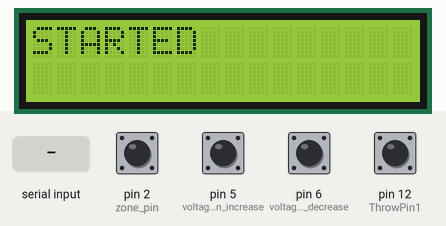
Recording of a sketch running on a simulated Arduino Uno, built with avr-gcc and run on an emulated ATmega328P. On the bench: 16×2 character LCD. Inputs (shaded band) come from the test bench; at power-on: pin 2 (zone_pin), pin 5 (voltagepin_increase), pin 6 (voltagepin_decrease), pin 12 (ThrowPin1) HIGH. EEPROM starts erased.

Above: at 1.2 s.
1.3 s: pin 2 (zone_pin) pulled LOW for 0.15 s
At 2.2 s:
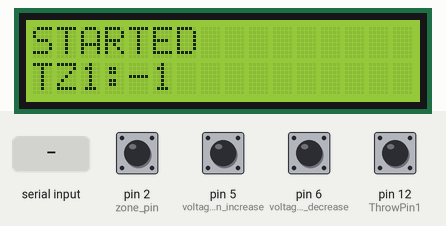
2.9 s: pin 12 (ThrowPin1) pulled LOW for 0.15 s
At 4.4 s:
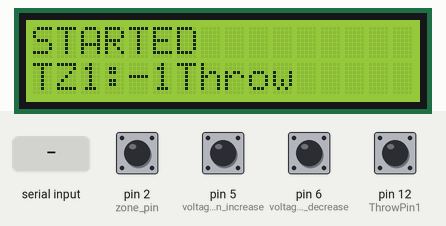
6.0 s: pin 5 (voltagepin_increase) pulled LOW for 1 s
At 7.5 s:
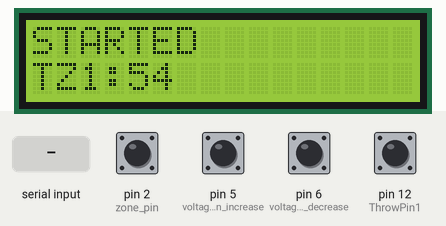
8.5 s: "t" received over Serial
At 10.5 s:
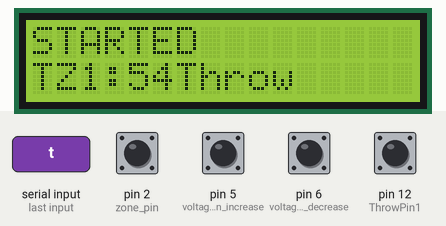
11.5 s: pin 2 (zone_pin) pulled LOW for 1 s
At 12.1 s:
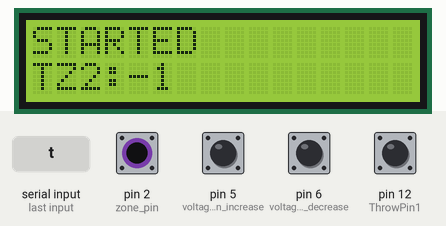
14.0 s: pin 6 (voltagepin_decrease) pulled LOW for 0.15 s
At 14.6 s:
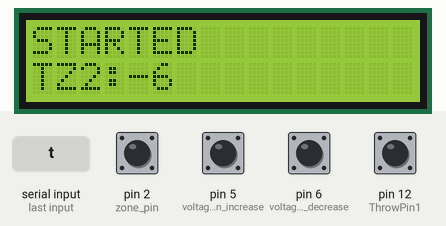
Timing chart, 0 to 16.6 s (numbered marks = the images above; inputs shaded):
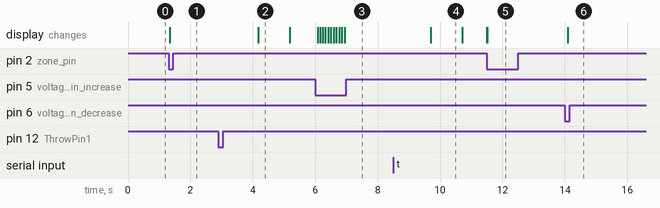

Measured:
- after the input at 1.3 s, the display: changes after 0.05 s (image 1)
- after the input at 2.9 s, the display: changes after 1.3 s (image 2)
- after the input at 6.0 s, the display: first changes after 0.09 s (image 3 shows a later state)
- after the input at 8.5 s, the display: changes after 1.2 s (image 4)
- after the input at 11.5 s, the display: first changes at once (image 5 shows a later state)
- after the input at 14.0 s, the display: changes after 0.09 s (image 6)
- what the display in image 2 shows lasts 1.0 s, from 4.2 s to 5.2 s

The sketch:

debounced_optimized.ino
```cpp
#include <Adafruit_MCP4725.h>

  #include <EEPROM.h>
  //#include <Wire.h>
  //#include <Adafruit_MCP4725.h>
  #include <LiquidCrystal.h>
  Adafruit_MCP4725 dac;
  const int rs = 3, en = 4, d4 =8 , d5 =9 , d6 =10, d7 = 11;
  LiquidCrystal lcd(rs, en, d4, d5, d6, d7);
  int released_zone=0;
  int pressedvoltage_increase=0;
  int releasedvoltage_increase=0;
  int pressedvoltage_decrease=0;
  int releasedvoltage_decrease=0;
  int pressed_zone=0;
  int pressed=0;
  int zone_pin=2;
  int voltagepin_increase=5;
  int voltagepin_decrease=6;
  int ThrowPin = 7;
  int ThrowPin1 = 12;
  int ZoneSelect=-1;
  float VZ1=0,VZ2=0,VZ3=0;
  int BZ1=680,BZ2=850,BZ3=1100;
  int address = 0;
  byte value;
  int prev=0;
 // int address=0;
  void setup() {
    Serial.begin(9600);
    dac.begin(0x60);
    lcd.begin(16, 2);
    //EEPROM.put(address,BZ1);
    //EEPROM.put(address+2*sizeof(int),BZ3);
    //EEPROM.put(address+sizeof(int),BZ2);
    pinMode(zone_pin,INPUT_PULLUP);
    pinMode(voltagepin_increase,INPUT_PULLUP);// put your setup code here, to run once:
    pinMode(voltagepin_decrease,INPUT_PULLUP);
    pinMode(ThrowPin1,INPUT_PULLUP);
    pinMode(ThrowPin,OUTPUT);
    EEPROM.get(address,BZ1);
    EEPROM.get(address+sizeof(int),BZ2);
    EEPROM.get(address+2*sizeof(int),BZ3);
    lcd.print("STARTED");
    //Serial.println('a');
  }
  void loop() {
    //Serial.println('a');
    //value = EEPROM.read(address);
    //Serial.print(address);
    //Serial.println('a');
    //Serial.print(value, DEC);
    if(Serial.available()>0)
     {
      if(Serial.read()=='t'){
      digitalWrite(ThrowPin,HIGH);
      delay(1200);
      digitalWrite (ThrowPin,LOW);
      lcd.print("Throw");
      delay(1000);
      lcd.setCursor(0,1);
      lcd.print("                      ");
   }
     else
      digitalWrite(ThrowPin,LOW);
     }


    if(digitalRead(zone_pin)==0)
    {
      pressed_zone++;
      if(pressed_zone>65)
      {
        if(pressed==0)
        {
        pressed_zone=0;
        ZoneSelect=(ZoneSelect+1)%3;
//          if(ZoneSelect<3)
//            ZoneSelect++;
//            else
//            ZoneSelect=1;
//          //else
            //ZoneSelect++;
         }
      pressed=1;
      }
    }

    if(digitalRead(zone_pin)==1)
    {

      released_zone++;
      if(released_zone>65)
      {
        released_zone=0;
        pressed=0;   // button got released
      }
    }
    if(digitalRead(ThrowPin1)==0)
    {
      pressedvoltage_increase++;

      if(pressedvoltage_increase>65)
      {
        pressedvoltage_increase=0;
        digitalWrite(ThrowPin,HIGH);
        delay(1200);
        digitalWrite (ThrowPin,LOW);
        lcd.print("Throw");
        delay(1000);
        lcd.setCursor(0,1);
        lcd.print("                      ");

      }
    }
    if(digitalRead(ThrowPin1)==1)
    {

      releasedvoltage_increase++;
      if(releasedvoltage_increase>65)
      {
        releasedvoltage_increase=0;
        // button got released
      }
    }


    if(digitalRead(voltagepin_increase)==0)
    {
      pressedvoltage_increase++;

      if(pressedvoltage_increase>65)
      {
        pressedvoltage_increase=0;
          lcd.setCursor(0,1);
          lcd.print("                 ");

          if(ZoneSelect==0)
          {
            BZ1=BZ1+5;
            EEPROM.put(address,BZ1);

            //BZ1 = (VZ1*4095)/5;
          }
          if(ZoneSelect==1)
          {
            BZ2=BZ2+5;
            EEPROM.put(address+sizeof(int),BZ2);

            //966
            //BZ2 = (VZ2*4095)/5;
          }

          if(ZoneSelect==2)
          {
            BZ3=BZ3+5;
            EEPROM.put(address+2*sizeof(int),BZ3);

            //1380
            //BZ3 = (VZ3*4095)/5;
          }

      }
    }


    if(digitalRead(voltagepin_increase)==1)
    {

      releasedvoltage_increase++;
      if(releasedvoltage_increase>65)
      {
        releasedvoltage_increase=0;
          // button got released
      }
    }


    if(digitalRead(voltagepin_decrease)==0)
    {
      pressedvoltage_decrease++;

      if(pressedvoltage_decrease>65)
      {
        pressedvoltage_decrease=0;
          lcd.setCursor(0,1);
          lcd.print("                 ");

          if(ZoneSelect==0)
          {
            BZ1=BZ1-5;
            EEPROM.put(address,BZ1);
          }
          if(ZoneSelect==1)
          {
            BZ2=BZ2-5;
            EEPROM.put(address+sizeof(int),BZ2);
          }
          if(ZoneSelect==2)
          {
            BZ3=BZ3-5;
            EEPROM.put(address+2*sizeof(int),BZ3);
            //BZ3 = (VZ3*4095)/5;
          }
      }
    }

    if(digitalRead(voltagepin_decrease)==1)
    {

      releasedvoltage_decrease++;
      if(releasedvoltage_decrease>65)
      {
        releasedvoltage_decrease=0;
          // button got released
      }
    }
    lcd.setCursor(0,1);
    //lcd.print("loop started");
    if(ZoneSelect==0)
    {
      lcd.print("TZ1:");
      dac.setVoltage(BZ1, false);
      lcd.setCursor(4,1);
      lcd.print(BZ1);
    }

    if(ZoneSelect==1)
   {
     lcd.print("TZ2:");
     dac.setVoltage(BZ2, false);
     lcd.setCursor(4,1);
     lcd.print(BZ2);
   }
   if(ZoneSelect==2)
   {
      lcd.print("TZ3:");
      dac.setVoltage(BZ3, false);
      lcd.setCursor(4,1);
      lcd.print(BZ3);
   }// put your main code here, to run repeatedly:
   if(prev!=ZoneSelect)
   {
    lcd.setCursor(0,1);
    lcd.print("                 ");
   }
   prev=ZoneSelect;
}
//released is very wrong
```
